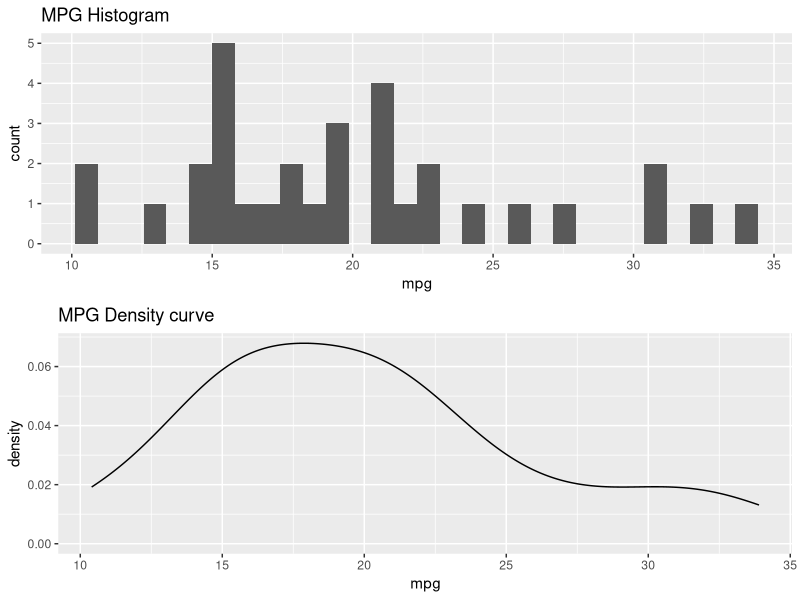
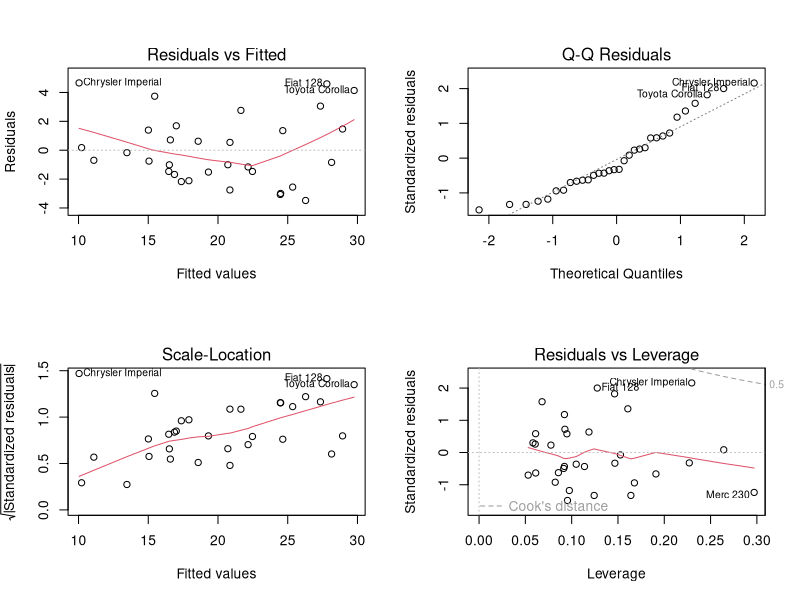

Here is the R script that generated these plots, in order:
## ---- chunk 1
# Multiple plot function
#
# ggplot objects can be passed in ..., or to plotlist (as a list of ggplot objects)
# - cols:   Number of columns in layout
# - layout: A matrix specifying the layout. If present, 'cols' is ignored.
#
# If the layout is something like matrix(c(1,2,3,3), nrow=2, byrow=TRUE),
# then plot 1 will go in the upper left, 2 will go in the upper right, and
# 3 will go all the way across the bottom.
#
multiplot <- function(..., plotlist=NULL, file, cols=1, layout=NULL) {
  library(grid)

  # Make a list from the ... arguments and plotlist
  plots <- c(list(...), plotlist)

  numPlots = length(plots)

  # If layout is NULL, then use 'cols' to determine layout
  if (is.null(layout)) {
    # Make the panel
    # ncol: Number of columns of plots
    # nrow: Number of rows needed, calculated from # of cols
    layout <- matrix(seq(1, cols * ceiling(numPlots/cols)),
                    ncol = cols, nrow = ceiling(numPlots/cols))
  }

 if (numPlots==1) {
    print(plots[[1]])

  } else {
    # Set up the page
    grid.newpage()
    pushViewport(viewport(layout = grid.layout(nrow(layout), ncol(layout))))

    # Make each plot, in the correct location
    for (i in 1:numPlots) {
      # Get the i,j matrix positions of the regions that contain this subplot
      matchidx <- as.data.frame(which(layout == i, arr.ind = TRUE))

      print(plots[[i]], vp = viewport(layout.pos.row = matchidx$row,
                                      layout.pos.col = matchidx$col))
    }
  }
}
## ---- chunk 2
library(ggplot2)
data(mtcars)
cars <- mtcars
cars$am <- as.factor(cars$am)
levels(cars$am) <- c("Automatic", "Manual")
## ---- chunk 3
aggregate(mpg ~ am, data = cars, mean)

automatic <- cars[cars$am == "Automatic", ]
manual <- cars[cars$am == "Manual", ]
t.test(automatic$mpg, manual$mpg)
## ---- chunk 4
data("mtcars")
cars <- mtcars
sort(cor(cars)[1,],decreasing = TRUE)
## ---- chunk 5
simple_fit <- lm(mpg ~ am, data = mtcars)
## ---- chunk 6
steps <- 10000
fit <- lm(data = cars, mpg ~ .)
model <- step(fit, steps = steps, trace = 0) #disable tracing for output
## ---- chunk 7
multivariate_fit <- lm(mpg ~ wt + qsec + am, data = cars)
anova(simple_fit, multivariate_fit)
## ---- chunk 8
histogram <- ggplot(cars, aes(x = mpg)) + geom_histogram() + ggtitle("MPG Histogram")
density <- ggplot(cars, aes(x = mpg)) + geom_density() + ggtitle("MPG Density curve")
multiplot(histogram, density)
## ---- chunk 9
summary(simple_fit)
## ---- chunk 10
summary(model)
## ---- chunk 11
par(mfrow = c(2,2))
plot(multivariate_fit)
